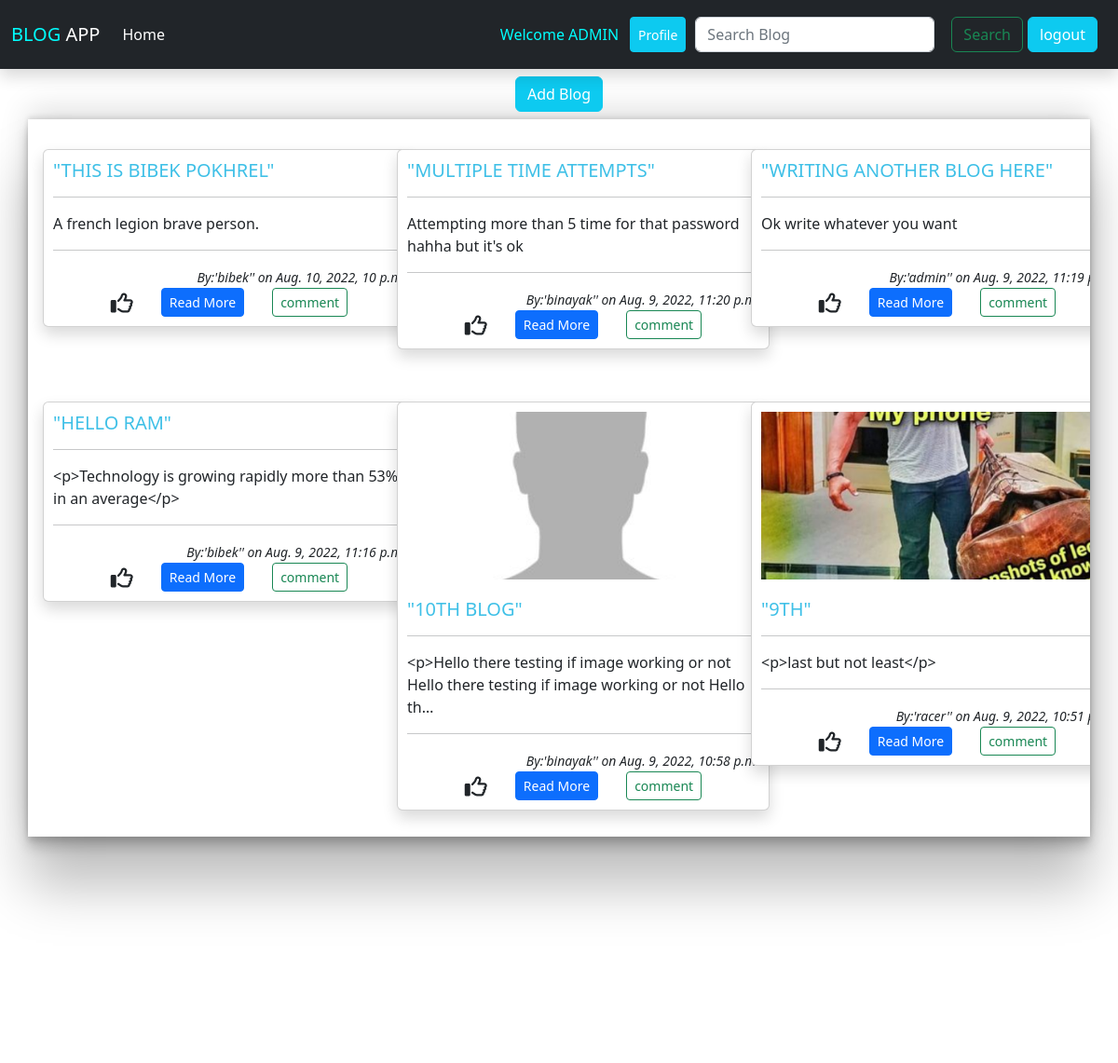
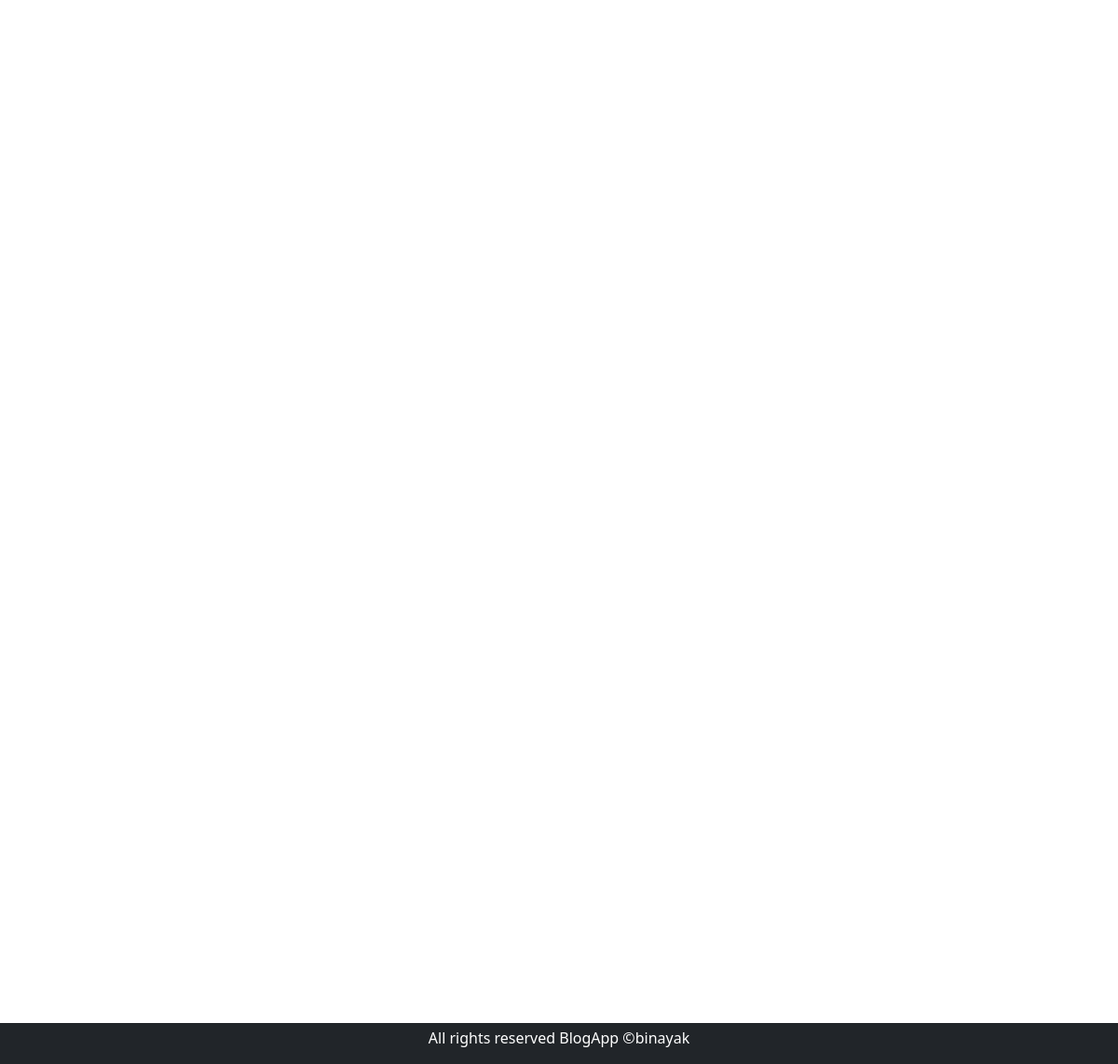
The app's page / (signed in) with its own data (2 pictures, top to bottom).
### blog/models.py (models this page shows, shortened)
class BlogModel(models.Model):
    title = models.CharField(max_length=1000)
    content = FroalaField()
    author = models.ForeignKey(User, on_delete=models.CASCADE)
    slug = models.SlugField(max_length=1000, null=True, blank=True)
    image = models.ImageField(upload_to='blog/images', null=True, blank=True) # media url paxi blog/images create garxa ra tes vitra store hunxa photos
    created_at = models.DateTimeField(auto_now_add=True)
    class Meta:
        ordering = ('-created_at',) #ordering the latestpost to the first by - reversing

### blog/views.py (the view)
# urls.py: path('', views.index, name="index"),
def index(request):
    if request.user.is_authenticated:
        posts = BlogModel.objects.all()
        return render(request, 'blog/index.html', {'posts': posts})
    else:
        return HttpResponseRedirect('/login/')

### blog/templates/blog/index.html
{% extends 'blog/base.html' %}
{%load static %}
{% block content %}
<div class="container mt-2">
    <center>
        <button class="btn  btn-info mb-2">
            <a href="{%url 'add-blog' %}" class="text-white" style="text-decoration:none;">Add Blog</a>
        </button>
    </center>
    <div class="row sidebarscroll" style="overflow-y:scroll;height:770px;box-shadow: rgba(0, 0, 0, 0.25) 0px 54px 55px, rgba(0, 0, 0, 0.12) 0px -12px 30px, rgba(0, 0, 0, 0.12) 0px 4px 6px, rgba(0, 0, 0, 0.17) 0px 12px 13px, rgba(0, 0, 0, 0.09) 0px -3px 5px;">
        {% for Blog in posts %}
            <div class="col-4 mt-3 mb-2 p-3">
                <div class="card shadow" style="width: 25rem;">
                    {% if Blog.image %}
                    <img src="{{ Blog.image.url }}" class="card-img-top" alt="..." height="200" width="200" style="object-fit:cover;padding:10px;">
                    {% endif %}
                    <div class="card-body" style="padding:10px;">
                    <h5 class="card-title" style="text-transform:uppercase;color:rgb(63, 192, 231);">"{{Blog.title}}"</h5> <hr>
                    <p class="card-text">{{ Blog.content|truncatechars:100 }}</p> <hr>
                   <div class="d-flex justify-content-end">
                    <em><small>By:'{{Blog.author}}'' on {{Blog.created_at}}</small></em><br>
                   </div>
                    <div class="like" style="gap:30px;">
                        <span><i class="fa-regular fa-thumbs-up fa-xl mt-3"></i></span>
                        <a href="{%url 'detail-view' %}" class="btn btn-sm btn-primary">Read More</a>
                        <a href="#" class="btn btn-sm btn-outline-success">comment</a>
                    </div>
                    </div>
                </div>
            </div>
        {% endfor %}
    </div>
</div>
{% endblock %}

### blog/templates/blog/base.html (shortened to what this page needs)
<!DOCTYPE html>
{% load static %}
<html lang="en">
<head>
    <link rel="stylesheet" href="{% static 'blog/css/style.css' %}">
    <link rel="stylesheet" href="https://cdnjs.cloudflare.com/ajax/libs/font-awesome/6.1.2/css/all.min.css">
    <link href="https://cdn.jsdelivr.net/npm/bootstrap@5.2.0/dist/css/bootstrap.min.css" rel="stylesheet">
</head>
<body>
    <nav class="navbar navbar-expand-lg bg-dark shadow ">
        <div class="container-fluid">
          <a class="navbar-brand text-white" href="#"> <span style="color:aqua;">BLOG</span>  APP </a>
          <div class="collapse navbar-collapse" id="navbarSupportedContent">
            <ul class="navbar-nav me-auto mb-2 mb-lg-0">
              <li class="nav-item">
                <a class="nav-link active text-white" aria-current="page" href="/">Home</a>
              </li>
            </ul>
            <ul class="navbar-nav me-auto mb-2 mb-lg-0">
                <li class="nav-item" style="margin-left:350px">
                  <span style="color:aqua;"> Welcome <span style="text-transform:uppercase;">{{user.username}}</span></span>
                  </li>
              </ul>
            <form class="d-flex justify-content-evenly" role="search" style="padding:10px;">
              <div class="" style="display:flex;justify-content:space-evenly;gap:10px;">
                <button class="btn btn-sm btn-info"><a href="{%url 'profile' %}" class="text-white" style="text-decoration:none ;">Profile</a></button>
                <input class="form-control me-2" type="search" placeholder="Search Blog" aria-label="Search">
                <div class="" style="display:flex;gap:5px;">
                  <button class="btn btn-outline-success" type="submit">Search</button>
                <button class="btn btn-info"><a class="nav-link active text-white  " aria-current="page" href="{% url 'logout-user' %}">logout</a> </button>
                </div>
              </div>
            </form>
          </div>
        </div>
      </nav>
    {% block content%}
    {% endblock %}
    <footer class="bg-dark  mt-5" style=" position: fixed;bottom: 0;width: 100%;">
        <p class="text-center text-white mt-1">All rights reserved BlogApp &#169;binayak</p>
    </footer>
</body>
</html>

### blog/static/blog/css/style.css (style rules this page uses)
.like { display:flex; justify-content:center; gap:10px; }

### records on screen
BlogModel: title "THIS IS BIBEK POKHREL", content "A french legion brave person.", author "bibek", created_at "Aug. 10, 2022, 10 p.m."
BlogModel: title "MULTIPLE TIME ATTEMPTS", content "Attempting more than 5 time for that password hahha but it's ok", author "binayak", created_at "Aug. 9, 2022, 11:20 p.m."
BlogModel: title "WRITING ANOTHER BLOG HERE", content "Ok write whatever you want", author "admin", created_at "Aug. 9, 2022, 11:19…"
BlogModel: title "HELLO RAM", content "<p>Technology is growing rapidly more than 53% in an average</p>", author "bibek", created_at "Aug. 9, 2022, 11:16 p.m."
BlogModel: image (placeholder picture), title "10TH BLOG", content "<p>Hello there testing if image working or not Hello there testing if image working or not Hello th…", author "binayak", created_at "Aug. 9, 2022, 10:58 p.m."
BlogModel: image (picture), title "9TH", content "<p>last but not least</p>", author "racer", created_at "Aug. 9, 2022, 10:51…"

### other values on screen
{{ user.username }} "ADMIN"
